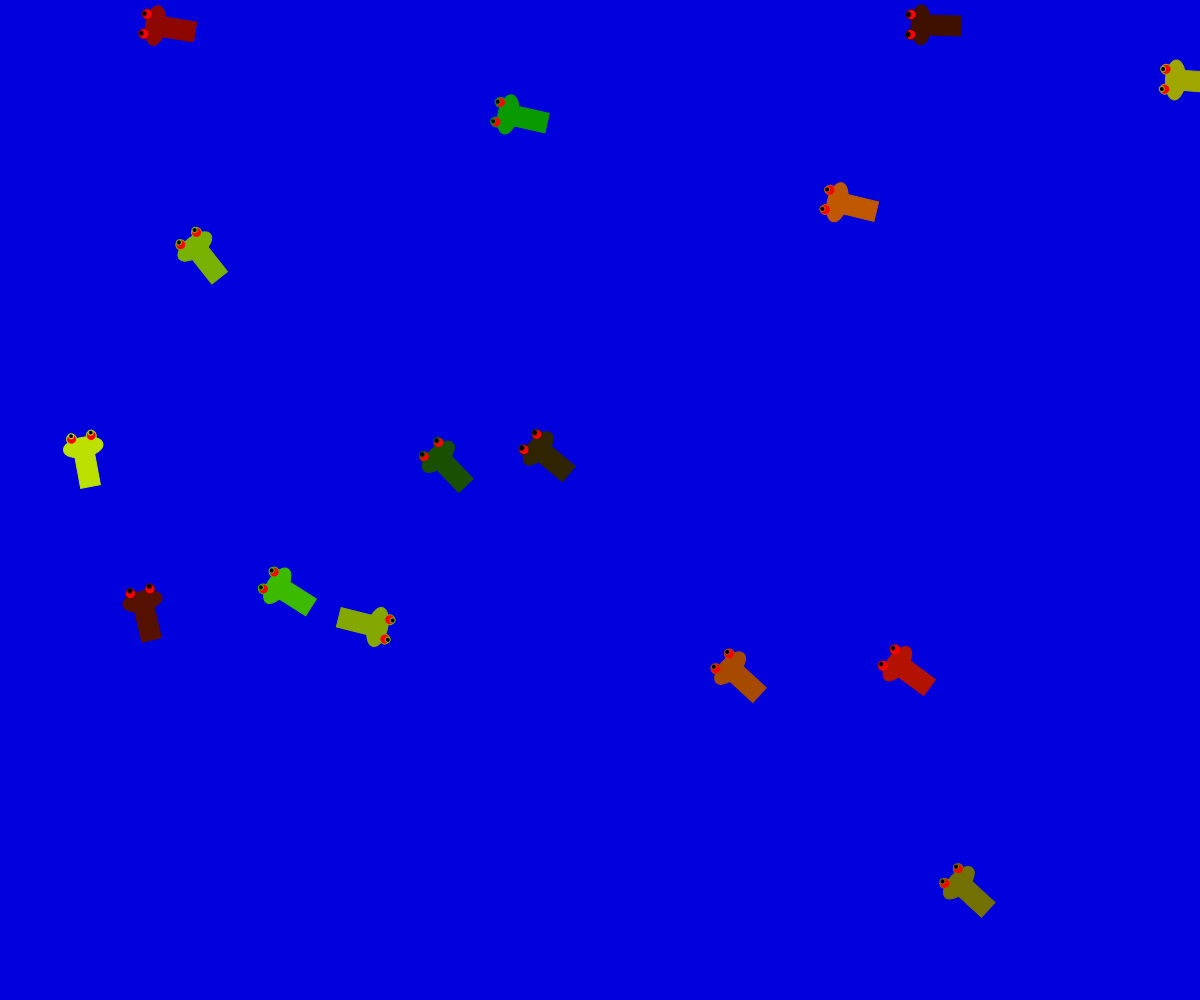
Frame 1 (no input)
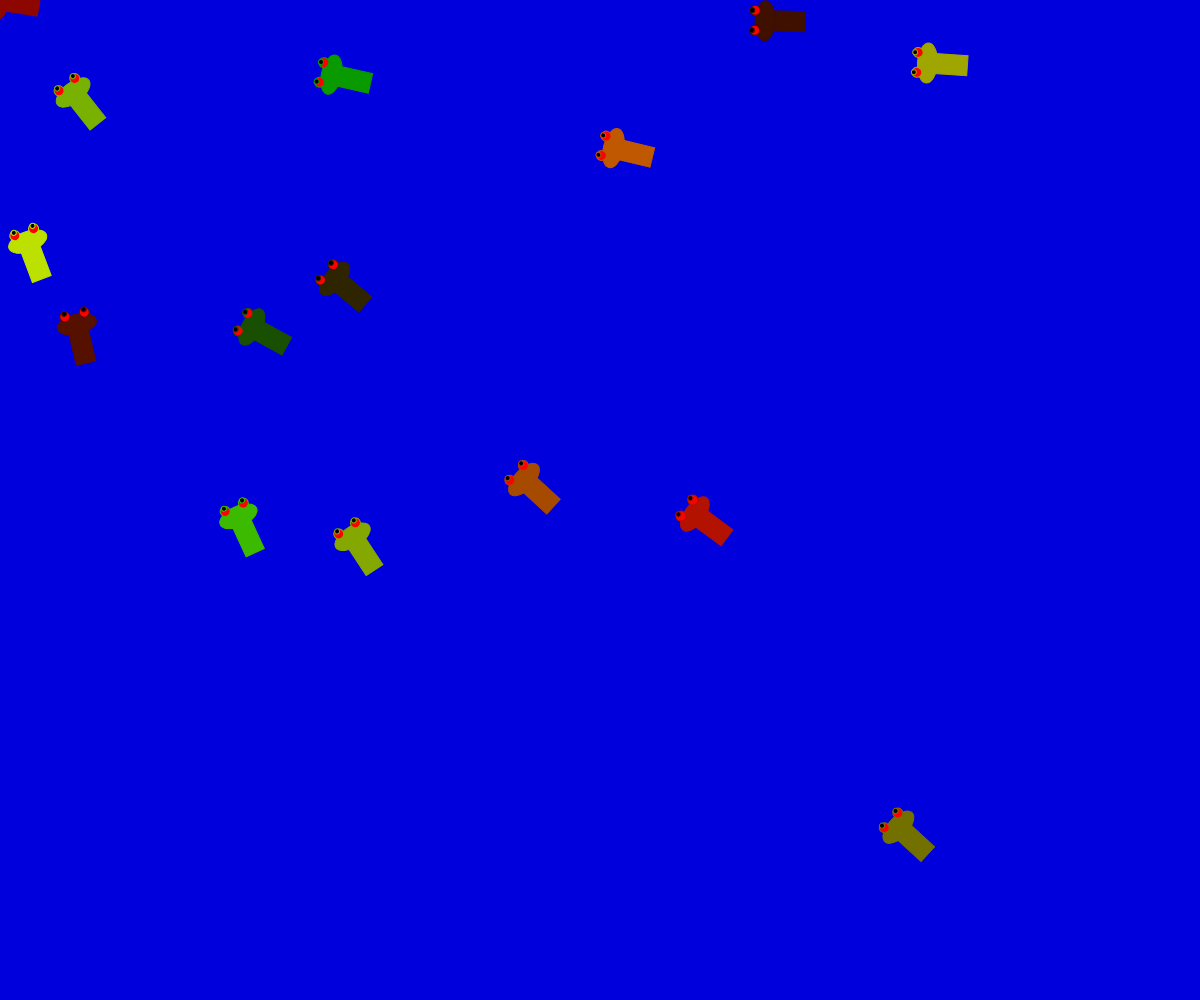
Frame 60 (no input)
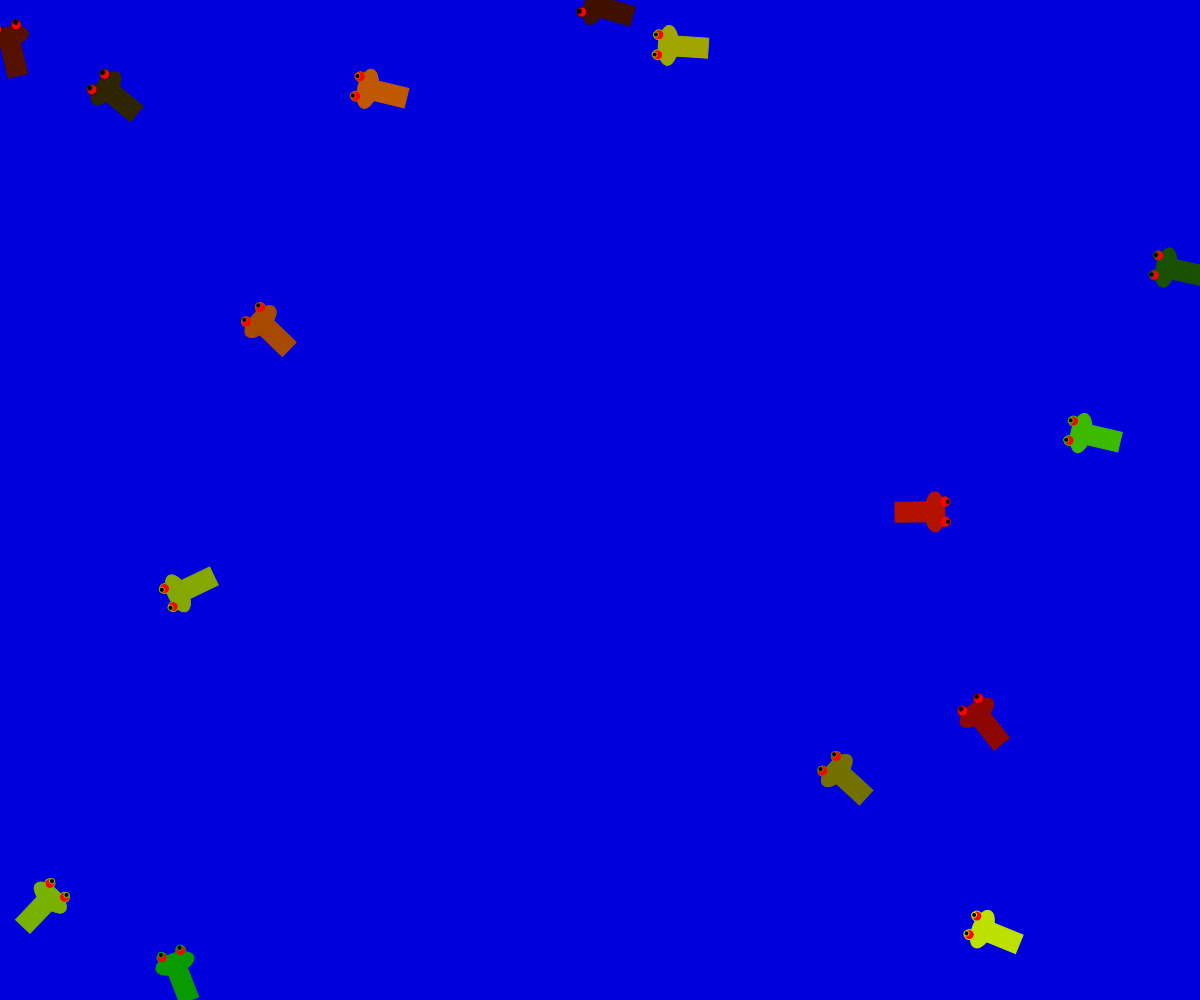
Frame 120 (the mouse pressed at the canvas centre since frame 60)

The p5.js sketch that drew these frames (run headless with seeded random() and noise() and a simulated clock; from frame 60 on, the mouse is pressed at the canvas centre):

// p5.js sketch
// ── sketch.js
let gregs = [];

function setup() {
  
  createCanvas(windowWidth, windowHeight);
  background(0,0,220);
  rectMode(CENTER)
  //greg = new Vehicle(width/2,height/2,color(255,255,0));
  
  for (let i =0;i<15;i++){
    gregs[i] = new Vehicle(random(width),random(height),color(random(255),random(255),0));
    
    
  }
}

function draw() {
  //fill(0,0,220,6);
  //rect(0,0,width,height);
  background(0,0,220);
  for (let i = 0; i <gregs.length;i++){
  //let mousepos = createVector(mouseX,mouseY);
  gregs[i].behaviors();
  //gregs[i].applyForce(seek);
  gregs[i].update();
  gregs[i].edges();
  gregs[i].show();
  }
  //noLoop();
}
// ── vehicle.js
//  apply force is in behaviors so you can add mutiple steering forces
// the steering force fore each is returned from fuction
// need a better don't touch function
class Vehicle {

  constructor(x, y, c) {

    this.pos = createVector(x, y);

    this.vel = createVector(0, 0); // a simple vector
    this.acc = createVector(0, 0);
    //this.mass = mass;
    //this.r = sqrt(mass)*10;
    this.c = c
    this.maxspeed = random(1, 5); // the mag of vec to desired target
    this.maxforce = random(0.1, 1); // the limmit to steering force
    this.size = random(width / 20, width / 10); // size mapped to screensize



  }
  // methods


  behaviors() {
    let fleeSteer;
    let arrSteer;
    let dtouch;
    let target = createVector(mouseX, mouseY);
    if (mouseIsPressed) {
      let avoid = createVector(mouseX, mouseY);
      fleeSteer = this.flee(avoid);
      dtouch = this.dontTouch(); // if you take this out they fly around when fleeing


    } else {
      arrSteer = this.arrive(target);
      dtouch = this.dontTouch();
    }
    this.applyForce(dtouch);
    this.applyForce(fleeSteer);
    this.applyForce(arrSteer);

  }


  dontTouch() {
    let steerAvg = createVector();
    let total =0;
    for (let i = 0; i < gregs.length; i++) {

      let desired = p5.Vector.sub(gregs[i].pos,this.pos);
      // only flee when they are 100 pixels near
       desired.mult(-1);
      let d = desired.mag()
      if (gregs[i] != this && d < (this.size+gregs[i].size)/2) {
        //if(d < 10){
        steerAvg.add(desired);
        total++


      }

    }
    if (total > 0){
    //steerAvg.div(total);
    steerAvg.sub(this.vel);
    //steerAvg.limit(this.maxforce+3);
      
    steerAvg.limit(this.maxforce+1);
    return steerAvg // returning to call from behaviors

    }
    

  }

  seek(target) {
    // mouse vector is now set in behaviors createVector(mouseX,mouseY); and sent in as target

    //steering force = desired velocity - current velocity
    // we get desired by .sub(target,location);
    let desired = p5.Vector.sub(target, this.pos);
    desired.set(this.maxspeed); // setting the vector to desired at maxim speed
    let steer = p5.Vector.sub(desired, this.vel);
    steer.limit(this.maxforce);
    return steer; // to be sent to apply force from behaviors

  }

  arrive(target) {
    // mouse vector is set in the sketch let mousepos = createVector(mouseX,mouseY); and sent in as target

    //steering force = desired velocity - current velocity
    // we get desired by .sub(target,location);
    let desired = p5.Vector.sub(target, this.pos);
    let d = desired.mag()
    if (d < 100) { // slowing down in a radius of 100 pixels
      let m = map(d, 0, 100, 0, this.maxspeed)
      desired.setMag(m);
    } else {
      desired.setMag(this.maxspeed); // setting the vector to desired at maxim speed
    }
    let steer = p5.Vector.sub(desired, this.vel);
    steer.limit(this.maxforce);
    return steer; // returing to call from behaviors
  }

  flee(target) {
    // mouse pressed vector is set in the sketch let mousepos = createVector(mouseX,mouseY); and sent in as target

    //steering force = desired velocity - current velocity
    // we get desired by .sub(target,location);
    let desired = p5.Vector.sub(target, this.pos);
    // only flee when they are 100 pixels near
    let d = desired.mag();
    if (d < 100) {
      desired.setMag(this.maxspeed + 3); // setting the vector to desired at maxim speed
      desired.mult(-1); // this reverses the vector away from so its really repulsed
      let steer = p5.Vector.sub(desired, this.vel);
      steer.limit(this.maxforce + 3);
      return steer // returning to call from behaviors
    }
  }

  applyForce(force) {

    this.acc.add(force);

  }

  update() {

    this.vel.add(this.acc);
    // use limit to make sure velocity does not grow out
    //this.vel.limit(this.speed);
    this.pos.add(this.vel);
    this.acc.set(0, 0);



  }

  edges() {
    if (this.pos.y > height) {
      this.pos.y = 0;
      //this.vel.y *= -1;

    }

    if (this.pos.y < 0) {
      this.pos.y = height;
      //this.vel.y *= -1;

    }
    if (this.pos.x > width) {
      this.pos.x = 0;
      //this.vel.x *= -1;
    }
    if (this.pos.x < 0) {
      this.pos.x = width;
      //this.vel.x *= -1;
    }




  }

  //show() {
    //noStroke();
  //  fill(this.c);
  //  ellipse(this.pos.x, this.pos.y, this.size, this.size);


//  }

   show() {
    push();
    stroke(this.c);

    translate(this.pos.x, this.pos.y); // makes the head
    rotate(this.vel.heading() + radians(90)); // follow target
    //body
    fill(this.c);
    rect(0, 0, 20, 40);
    //head
    stroke(this.c);
    fill(this.c);
    // eyes
    ellipse(0, -20, 40, 20);
    fill(255, 0, 0);
    ellipse(-10, -30, 10, 10);
    ellipse(10, -30, 10, 10);
    fill(0);
    ellipse(-10, -33, 5, 5);
    ellipse(10, -33, 5, 5);
    pop();
    // print(this.vel.heading()); 

  }


}
